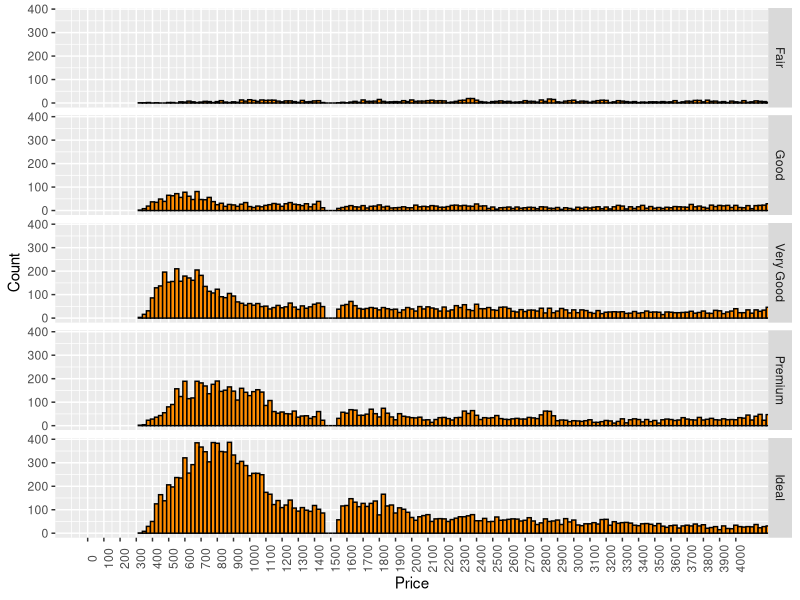
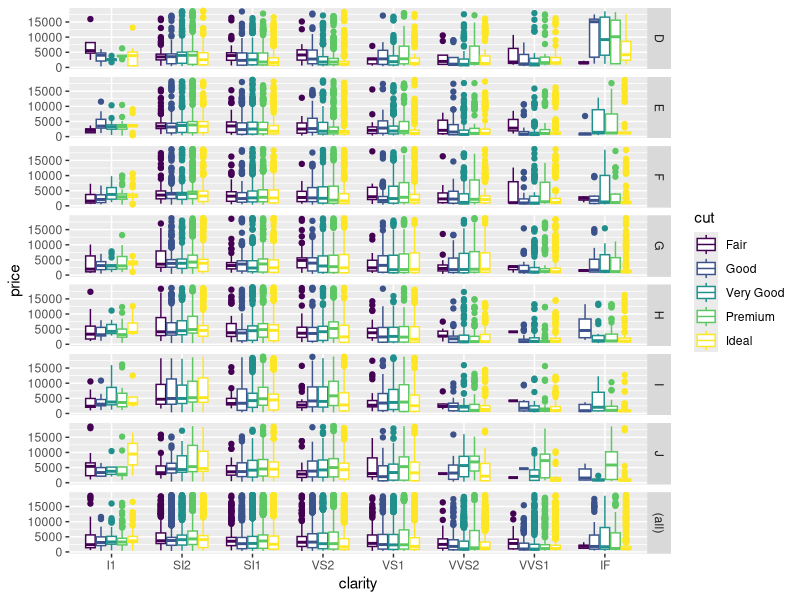

Source code (R) for these figures, in order:
## ---- chunk 1
library(ggplot2)
library(dplyr)
smaller <- diamonds %>% filter(carat <= 2.5)
## ---- chunk 2
ggplot(diamonds, aes(x = price)) + 
  geom_histogram(color = "black", fill = "DarkOrange", binwidth = 25) + 
  scale_x_continuous(breaks = seq(0, 4000, 100)) + 
  theme(axis.text.x = element_text(angle = 90)) + 
  coord_cartesian(c(0,4000)) +
  facet_grid(cut~.) + 
  xlab("Price") + ylab("Count")
## ---- chunk 3
diamonds %>%
  group_by(cut) %>%
  summarise(count = n(), 
            avg_price = mean(price)) %>%
  ungroup()
## ---- chunk 4
ggplot(diamonds, aes(x = clarity, y = price, color = cut)) + 
  geom_boxplot() + 
  facet_grid(color~., margins = TRUE)
